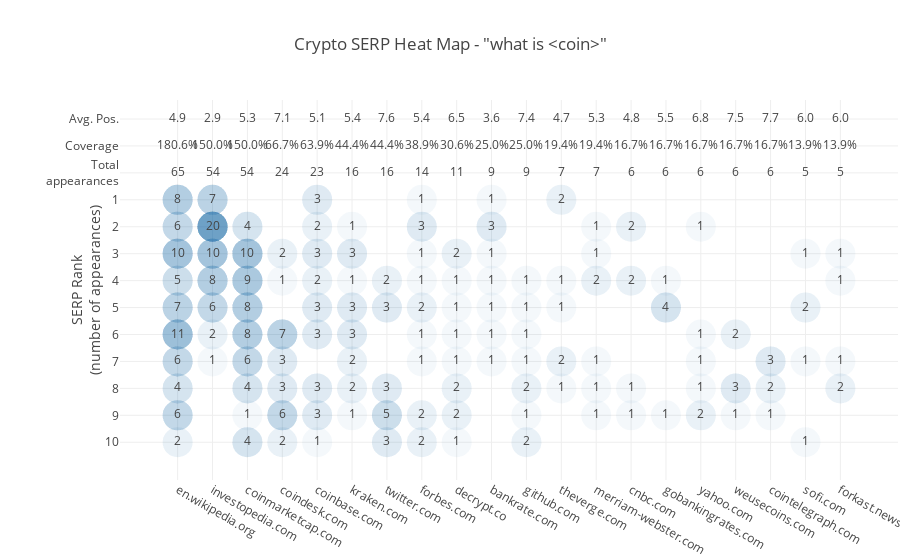

Here is the notebook cell this chart was saved with:
### Code cell
serp_heatmap(crypto[crypto['searchTerms'].str.contains('what is')], num_domains=20, title='Crypto SERP Heat Map - "what is <coin>"')

### Figure 1 — Plotly figure (JSON) as saved in the notebook; plotly's stock layout.template omitted (floating-point values rounded to 4 significant figures; data arrays with more than 128 entries replaced by an {"elided": "..."} marker saying what was removed)
{"data": [{"marker": {"opacity": 0.05, "size": 30}, "mode": "markers", "type": "scatter", "x": {"elided": "349 str values"}, "y": {"elided": "349 int values"}}, {"mode": "text", "text": [4, 10, 9, 8, 8, 6, 4, 1, 4, 3, 2, 1, 2, 1, 1, 1, 1, 2, 2, 1, 8, 6, 10, 5, 7, 11, 6, 4, 6, 2, 1, 1, 1, 2, 1, 1, 1, 1, 2, 1, 2, 2, 3, 3, 5, 3, 1, 3, 1, 1, 1, 1, 1, 2, 2, 1, 1, 3, 2, 3, 2, 3, 3, 3, 3, 1, 2, 1, 7, 3, 3, 6, 2, 1, 3, 1, 1, 2, 1, 1, 2, 2, 1, 4, 1, 7, 20, 10, 8, 6, 2, 1, 1, 3, 1, 3, 3, 2, 2, 1, 1, 1, 2, 1, 1, 1, 1, 2, 1, 1, 2, 1, 1, 2, 1, 2, 3, 1, 1, 1, 1, 1, 2], "type": "scatter", "x": ["coinmarketcap.com", "coinmarketcap.com", "coinmarketcap.com", "coinmarketcap.com", "coinmarketcap.com", "coinmarketcap.com", "coinmarketcap.com", "coinmarketcap.com", "coinmarketcap.com", "cointelegraph.com", "cointelegraph.com", "cointelegraph.com", "decrypt.co", "decrypt.co", "decrypt.co", "decrypt.co", "decrypt.co", "decrypt.co", "decrypt.co", "decrypt.co", "en.wikipedia.org", "en.wikipedia.org", "en.wikipedia.org", "en.wikipedia.org", "en.wikipedia.org", "en.wikipedia.org", "en.wikipedia.org", "en.wikipedia.org", "en.wikipedia.org", "en.wikipedia.org", "forkast.news", "forkast.news", "forkast.news", "forkast.news", "github.com", "github.com", "github.com", "github.com", "github.com", "github.com", "github.com", "twitter.com", "twitter.com", "twitter.com", "twitter.com", "twitter.com", "bankrate.com", "bankrate.com", "bankrate.com", "bankrate.com", "bankrate.com", "bankrate.com", "bankrate.com", "cnbc.com", "cnbc.com", "cnbc.com", "cnbc.com", "coinbase.com", "coinbase.com", "coinbase.com", "coinbase.com", "coinbase.com", "coinbase.com", "coinbase.com", "coinbase.com", "coinbase.com", "coindesk.com", "coindesk.com", "coindesk.com", "coindesk.com", "coindesk.com", "coindesk.com", "coindesk.com", "forbes.com", "forbes.com", "forbes.com", "forbes.com", "forbes.com", "forbes.com", "forbes.com", "forbes.com", "forbes.com", "gobankingrates.com", "gobankingrates.com", "gobankingrates.com", "investopedia.com", "investopedia.com", "investopedia.com", "investopedia.com", "investopedia.com", "investopedia.com", "investopedia.com", "kraken.com", "kraken.com", "kraken.com", "kraken.com", "kraken.com", "kraken.com", "kraken.com", "kraken.com", "merriam-webster.com", "merriam-webster.com", "merriam-webster.com", "merriam-webster.com", "merriam-webster.com", "merriam-webster.com", "sofi.com", "sofi.com", "sofi.com", "sofi.com", "theverge.com", "theverge.com", "theverge.com", "theverge.com", "theverge.com", "weusecoins.com", "weusecoins.com", "weusecoins.com", "yahoo.com", "yahoo.com", "yahoo.com", "yahoo.com", "yahoo.com"], "y": [2, 3, 4, 5, 6, 7, 8, 9, 10, 7, 8, 9, 3, 4, 5, 6, 7, 8, 9, 10, 1, 2, 3, 4, 5, 6, 7, 8, 9, 10, 3, 4, 7, 8, 4, 5, 6, 7, 8, 9, 10, 4, 5, 8, 9, 10, 1, 2, 3, 4, 5, 6, 7, 2, 4, 8, 9, 1, 2, 3, 4, 5, 6, 8, 9, 10, 3, 4, 6, 7, 8, 9, 10, 1, 2, 3, 4, 5, 6, 7, 9, 10, 4, 5, 9, 1, 2, 3, 4, 5, 6, 7, 2, 3, 4, 5, 6, 7, 8, 9, 2, 3, 4, 7, 8, 9, 3, 5, 7, 10, 1, 4, 5, 7, 8, 6, 8, 9, 2, 6, 7, 8, 9]}, {"marker": {"size": 50}, "mode": "text", "text": "54", "type": "scatter", "x": ["coinmarketcap.com"], "y": [0]}, {"mode": "text", "text": "150.0%", "type": "scatter", "x": ["coinmarketcap.com"], "y": [-1]}, {"marker": {"size": 50}, "mode": "text", "text": "5.3", "type": "scatter", "x": ["coinmarketcap.com"], "y": [-2]}, {"marker": {"size": 50}, "mode": "text", "text": "6", "type": "scatter", "x": ["cointelegraph.com"], "y": [0]}, {"mode": "text", "text": "16.7%", "type": "scatter", "x": ["cointelegraph.com"], "y": [-1]}, {"marker": {"size": 50}, "mode": "text", "text": "7.7", "type": "scatter", "x": ["cointelegraph.com"], "y": [-2]}, {"marker": {"size": 50}, "mode": "text", "text": "11", "type": "scatter", "x": ["decrypt.co"], "y": [0]}, {"mode": "text", "text": "30.6%", "type": "scatter", "x": ["decrypt.co"], "y": [-1]}, {"marker": {"size": 50}, "mode": "text", "text": "6.5", "type": "scatter", "x": ["decrypt.co"], "y": [-2]}, {"marker": {"size": 50}, "mode": "text", "text": "65", "type": "scatter", "x": ["en.wikipedia.org"], "y": [0]}, {"mode": "text", "text": "180.6%", "type": "scatter", "x": ["en.wikipedia.org"], "y": [-1]}, {"marker": {"size": 50}, "mode": "text", "text": "4.9", "type": "scatter", "x": ["en.wikipedia.org"], "y": [-2]}, {"marker": {"size": 50}, "mode": "text", "text": "5", "type": "scatter", "x": ["forkast.news"], "y": [0]}, {"mode": "text", "text": "13.9%", "type": "scatter", "x": ["forkast.news"], "y": [-1]}, {"marker": {"size": 50}, "mode": "text", "text": "6.0", "type": "scatter", "x": ["forkast.news"], "y": [-2]}, {"marker": {"size": 50}, "mode": "text", "text": "9", "type": "scatter", "x": ["github.com"], "y": [0]}, {"mode": "text", "text": "25.0%", "type": "scatter", "x": ["github.com"], "y": [-1]}, {"marker": {"size": 50}, "mode": "text", "text": "7.4", "type": "scatter", "x": ["github.com"], "y": [-2]}, {"marker": {"size": 50}, "mode": "text", "text": "16", "type": "scatter", "x": ["twitter.com"], "y": [0]}, {"mode": "text", "text": "44.4%", "type": "scatter", "x": ["twitter.com"], "y": [-1]}, {"marker": {"size": 50}, "mode": "text", "text": "7.6", "type": "scatter", "x": ["twitter.com"], "y": [-2]}, {"marker": {"size": 50}, "mode": "text", "text": "9", "type": "scatter", "x": ["bankrate.com"], "y": [0]}, {"mode": "text", "text": "25.0%", "type": "scatter", "x": ["bankrate.com"], "y": [-1]}, {"marker": {"size": 50}, "mode": "text", "text": "3.6", "type": "scatter", "x": ["bankrate.com"], "y": [-2]}, {"marker": {"size": 50}, "mode": "text", "text": "6", "type": "scatter", "x": ["cnbc.com"], "y": [0]}, {"mode": "text", "text": "16.7%", "type": "scatter", "x": ["cnbc.com"], "y": [-1]}, {"marker": {"size": 50}, "mode": "text", "text": "4.8", "type": "scatter", "x": ["cnbc.com"], "y": [-2]}, {"marker": {"size": 50}, "mode": "text", "text": "23", "type": "scatter", "x": ["coinbase.com"], "y": [0]}, {"mode": "text", "text": "63.9%", "type": "scatter", "x": ["coinbase.com"], "y": [-1]}, {"marker": {"size": 50}, "mode": "text", "text": "5.1", "type": "scatter", "x": ["coinbase.com"], "y": [-2]}, {"marker": {"size": 50}, "mode": "text", "text": "24", "type": "scatter", "x": ["coindesk.com"], "y": [0]}, {"mode": "text", "text": "66.7%", "type": "scatter", "x": ["coindesk.com"], "y": [-1]}, {"marker": {"size": 50}, "mode": "text", "text": "7.1", "type": "scatter", "x": ["coindesk.com"], "y": [-2]}, {"marker": {"size": 50}, "mode": "text", "text": "14", "type": "scatter", "x": ["forbes.com"], "y": [0]}, {"mode": "text", "text": "38.9%", "type": "scatter", "x": ["forbes.com"], "y": [-1]}, {"marker": {"size": 50}, "mode": "text", "text": "5.4", "type": "scatter", "x": ["forbes.com"], "y": [-2]}, {"marker": {"size": 50}, "mode": "text", "text": "6", "type": "scatter", "x": ["gobankingrates.com"], "y": [0]}, {"mode": "text", "text": "16.7%", "type": "scatter", "x": ["gobankingrates.com"], "y": [-1]}, {"marker": {"size": 50}, "mode": "text", "text": "5.5", "type": "scatter", "x": ["gobankingrates.com"], "y": [-2]}, {"marker": {"size": 50}, "mode": "text", "text": "54", "type": "scatter", "x": ["investopedia.com"], "y": [0]}, {"mode": "text", "text": "150.0%", "type": "scatter", "x": ["investopedia.com"], "y": [-1]}, {"marker": {"size": 50}, "mode": "text", "text": "2.9", "type": "scatter", "x": ["investopedia.com"], "y": [-2]}, {"marker": {"size": 50}, "mode": "text", "text": "16", "type": "scatter", "x": ["kraken.com"], "y": [0]}, {"mode": "text", "text": "44.4%", "type": "scatter", "x": ["kraken.com"], "y": [-1]}, {"marker": {"size": 50}, "mode": "text", "text": "5.4", "type": "scatter", "x": ["kraken.com"], "y": [-2]}, {"marker": {"size": 50}, "mode": "text", "text": "7", "type": "scatter", "x": ["merriam-webster.com"], "y": [0]}, {"mode": "text", "text": "19.4%", "type": "scatter", "x": ["merriam-webster.com"], "y": [-1]}, {"marker": {"size": 50}, "mode": "text", "text": "5.3", "type": "scatter", "x": ["merriam-webster.com"], "y": [-2]}, {"marker": {"size": 50}, "mode": "text", "text": "5", "type": "scatter", "x": ["sofi.com"], "y": [0]}, {"mode": "text", "text": "13.9%", "type": "scatter", "x": ["sofi.com"], "y": [-1]}, {"marker": {"size": 50}, "mode": "text", "text": "6.0", "type": "scatter", "x": ["sofi.com"], "y": [-2]}, {"marker": {"size": 50}, "mode": "text", "text": "7", "type": "scatter", "x": ["theverge.com"], "y": [0]}, {"mode": "text", "text": "19.4%", "type": "scatter", "x": ["theverge.com"], "y": [-1]}, {"marker": {"size": 50}, "mode": "text", "text": "4.7", "type": "scatter", "x": ["theverge.com"], "y": [-2]}, {"marker": {"size": 50}, "mode": "text", "text": "6", "type": "scatter", "x": ["weusecoins.com"], "y": [0]}, {"mode": "text", "text": "16.7%", "type": "scatter", "x": ["weusecoins.com"], "y": [-1]}, {"marker": {"size": 50}, "mode": "text", "text": "7.5", "type": "scatter", "x": ["weusecoins.com"], "y": [-2]}, {"marker": {"size": 50}, "mode": "text", "text": "6", "type": "scatter", "x": ["yahoo.com"], "y": [0]}, {"mode": "text", "text": "16.7%", "type": "scatter", "x": ["yahoo.com"], "y": [-1]}, {"marker": {"size": 50}, "mode": "text", "text": "6.8", "type": "scatter", "x": ["yahoo.com"], "y": [-2]}], "layout": {"autosize": true, "hovermode": false, "margin": {"l": 120, "pad": 0, "r": 2}, "showlegend": false, "title": {"text": "Crypto SERP Heat Map - \"what is <coin>\""}, "xaxis": {"autorange": true, "range": [-1.65, 20.65], "type": "category"}, "yaxis": {"autorange": true, "range": [12.32, -2.754], "ticktext": ["Avg. Pos.", "Coverage", "Total<br>appearances", 1, 2, 3, 4, 5, 6, 7, 8, 9, 10], "tickvals": [-2, -1, 0, 1, 2, 3, 4, 5, 6, 7, 8, 9, 10], "title": {"text": "SERP Rank<br>(number of appearances)"}, "type": "linear", "zeroline": false}}}
